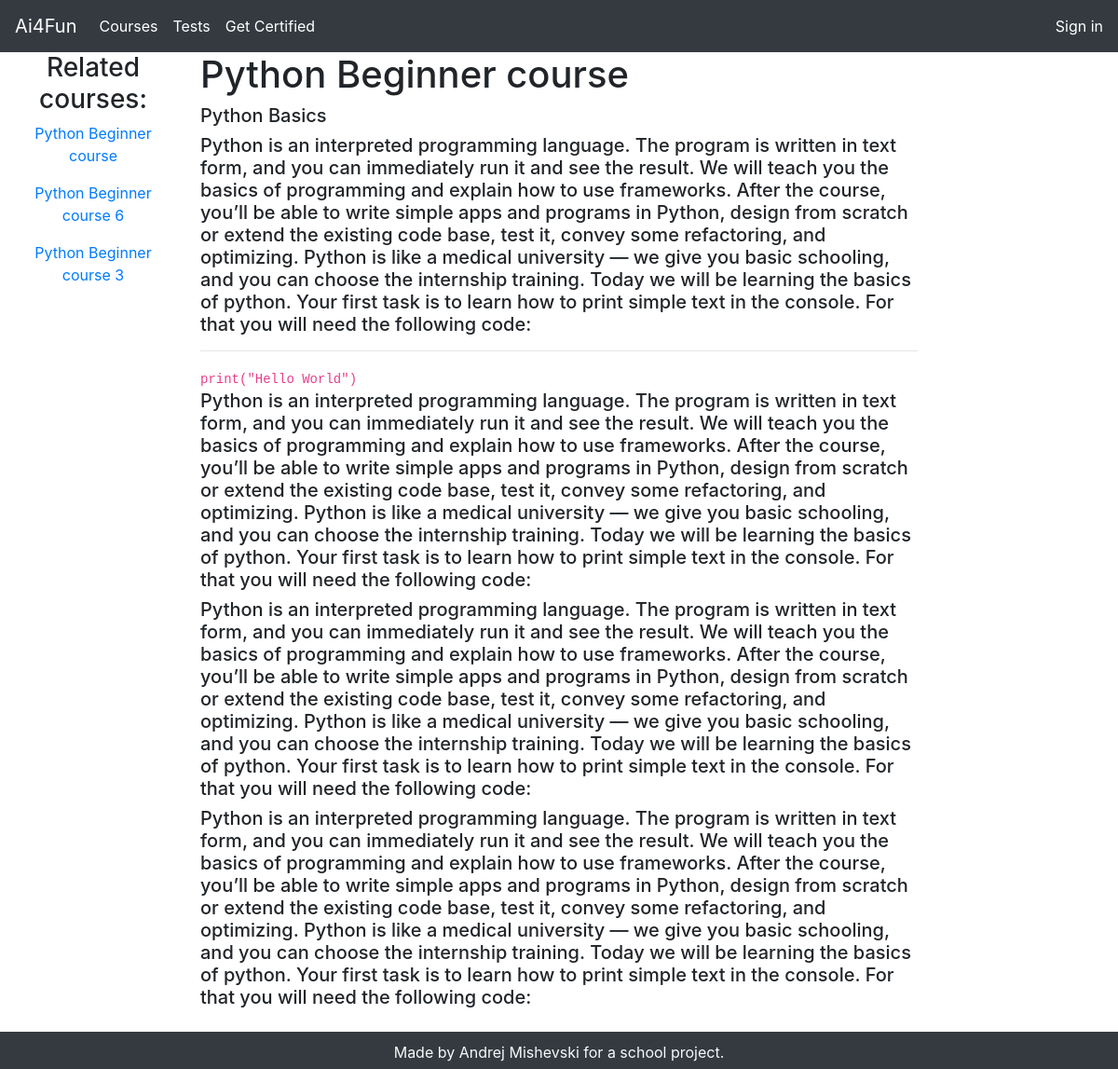
Page /courses/1 on the earlier database version.
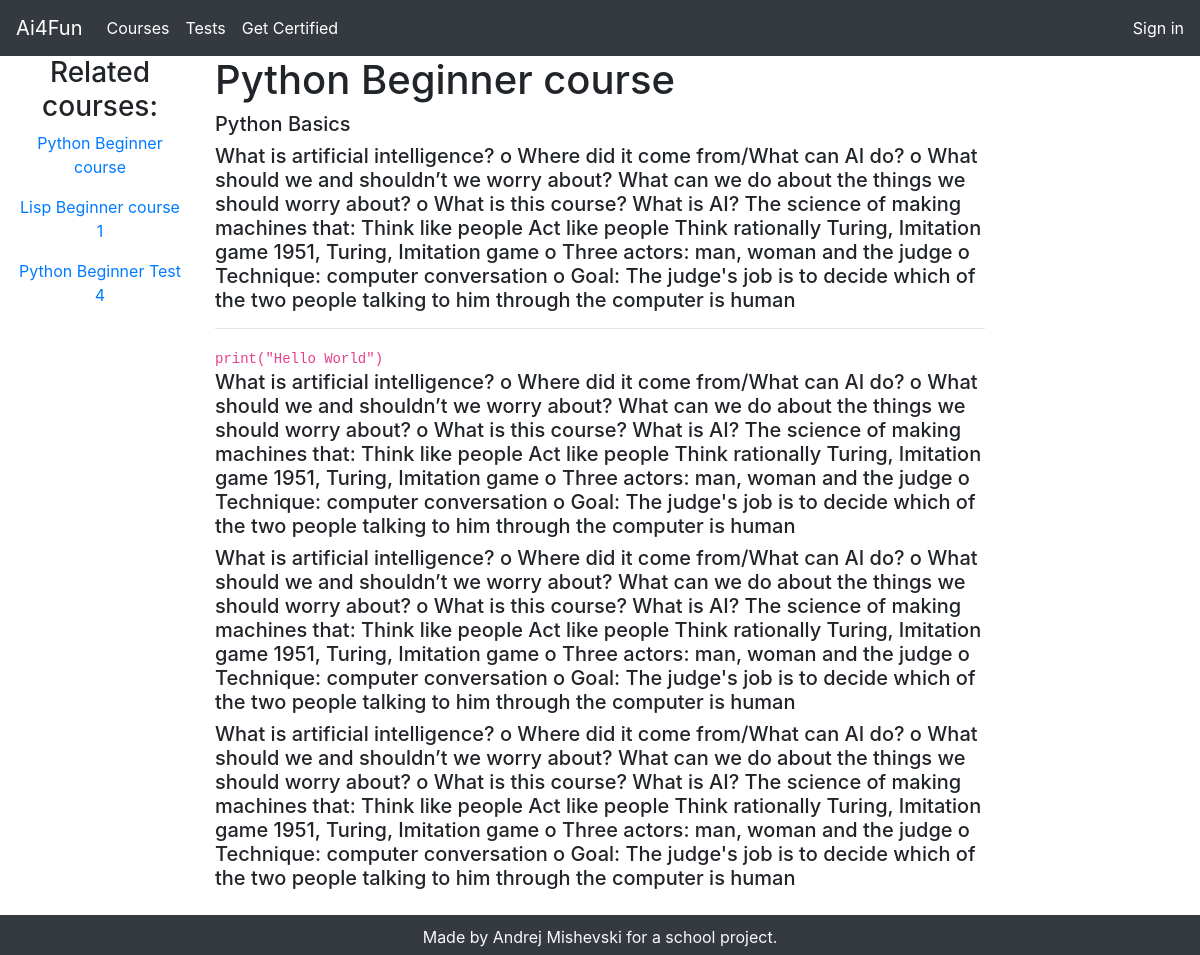
Same page on the later database version.
### courses_module/models.py (models this page shows)
class Course(models.Model):
    name = models.CharField(max_length=60)
    topic = models.CharField(max_length=60)
    difficulty = models.CharField(max_length=12, choices=DIFF_CHOICES)
    text = models.TextField()
    code = models.ForeignKey(Code, on_delete=models.CASCADE)

class Code(models.Model):
    code = models.TextField()
    def __str__(self):
        return f"{self.code}"

### courses_module/views.py (the view)
# urls.py: path('courses/<pk>', course_view, name='course_view'),
def course_view(request, pk):
    course = Course.objects.get(pk=pk)
    queryset = Course.objects.all()
    context = {"courses": queryset, 'obj': course}
    return render(request, 'courses/course.html', context)

### templates/courses/course.html (shortened to what this page needs)
{% extends "appPages/base.html" %}
{% block content %}
      <div class="container-fluid text-center">
      <div class="row content">
          <div class="col-0 col-sm-2 sidenav">
             <h3>Related courses:</h3>
              {% for course in courses %}
                   <p class=""><a href="/courses/{{ course.pk}}">{{ course.name }}</a></p>
              {% endfor %}
    </div>
          <div class="col-1 col-sm-8 text-left">
              <h1> {{ obj.name }} </h1>
              <h5>{{ obj.topic }}</h5>
              <h5>{{ obj.text }}</h5>
  <hr>
<code>{{ obj.code}}</code>
              <h5>{{ obj.text }}</h5>
              <h5>{{ obj.text }}</h5>
              <h5>{{ obj.text }}</h5>
          </div>
      </div>
  </div>
<br>
{% endblock %}

### templates/appPages/base.html (shortened to what this page needs)
<!DOCTYPE html>
<html lang="en">
<head>
    <link rel="stylesheet" href="https://cdn.jsdelivr.net/npm/bootstrap@4.3.1/dist/css/bootstrap.min.css">
</head>
<body>
<nav class="navbar navbar-expand-lg navbar-light bg-dark text-white">
  <a class="navbar-brand text-white" href="/home">Ai4Fun</a>
  <div class="collapse navbar-collapse bg text-white" id="navbarSupportedContent">
    <ul class="navbar-nav mr-auto">
      <li class="nav-item active">
        <a class="nav-link text-white" href="/courses">Courses<span class="sr-only">(current)</span></a>
      </li>
      <li class="nav-item">
        <a class="nav-link text-white" href="/tests">Tests</a>
      </li>
      <li class="nav-item active">
        <a class="nav-link text-white" href="/certificate_test">Get Certified<span class="sr-only">(current)</span></a>
      </li>
    </ul>
        {% if user.is_authenticated %}
    <ul class="nav navbar-nav navbar-right">
      <li><a href="/view_profile" class="text-white mr-3    "> My Profile</a></li>
      <li><a href="/signout" class="text-white"> Log Out</a></li>
    </ul>
      {% else %}
            <ul class="nav navbar-nav navbar-right">
      <li><a href="/signin" class="text-white"> Sign in</a></li>
    </ul>
            {% endif %}
  </div>
</nav>
{% block content %}
{% endblock %}
</body>
<div id="footer" class="bg-dark text-light text-center">
     <p> Made by Andrej Mishevski for a school project. </p>
</div>
</html>

### templates/courses/course.html (style rules this page uses)
#footer { position: fixed; padding: 10px 10px 0px 10px; bottom: 0; width: 100%; height: 40px; background: grey; }

Differences in the rows shown:
removed Course: name "Python Beginner course 3"
changed Course "Python Beginner course": text "Python is an interpreted programming language. The program is written in text form, and you can immediately run it and see the result. We will teach you the basics of programming and explain how to use frameworks. After the course, you’ll be able to write simple apps and programs in Python, design from scratch or extend the existing code base, test it, convey some refactoring, and optimizing. Python is like a medical university — we give you basic schooling, and you can choose the internship training. Today we will be learning the basics of python. Your first task is to learn how to print simple text in the console. For that you will need the following code:" → "What is artificial intelligence? o Where did it come from/What can AI do? o What should we and shouldn’t we worry about? What can we do about the things we should worry about? o What is this course? What is AI? The science of making machines that: Think like people Act like people Think rationally Turing, Imitation game 1951, Turing, Imitation game o Three actors: man, woman and the judge o Technique: computer conversation o Goal: The judge's job is to decide which of the two people talking to him through the computer is human"
changed Course: name "Python Beginner course 6" → "Lisp Beginner course 1"
added Course: name "Python Beginner Test 4"
